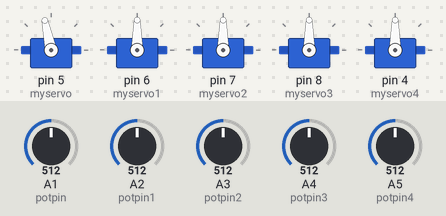
Bench run of a sketch on a simulated Arduino Uno, built with avr-gcc and run on an emulated ATmega328P. Parts: 5 × servo. Inputs (shaded band) come from the test bench; at power-on: A1 (potpin) = 512, A2 (potpin1) = 512, A3 (potpin2) = 512, A4 (potpin3) = 512, A5 (potpin4) = 512.

Above: at 1.2 s.
1.3 s: A1 (potpin) set to 716
At 1.6 s:
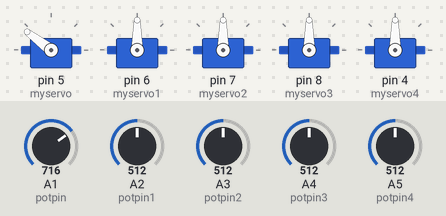
2.8 s: A2 (potpin1) set to 716
At 4.0 s:
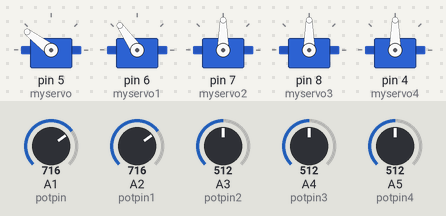
4.3 s: A3 (potpin2) set to 716
At 5.3 s:
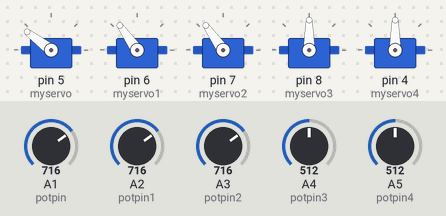
5.8 s: A4 (potpin3) set to 716
At 7.0 s:
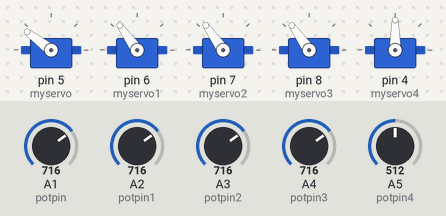
7.3 s: A5 (potpin4) set to 716
At 8.3 s:
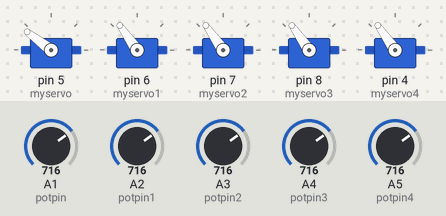
8.8 s: A1 (potpin) set to 992
At 9.6 s:
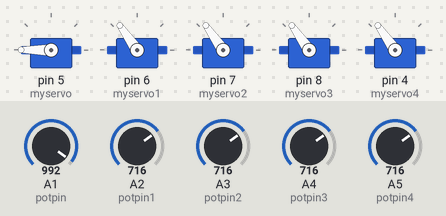
Timing chart, 0 to 11.3 s (numbered marks = the images above; inputs shaded):
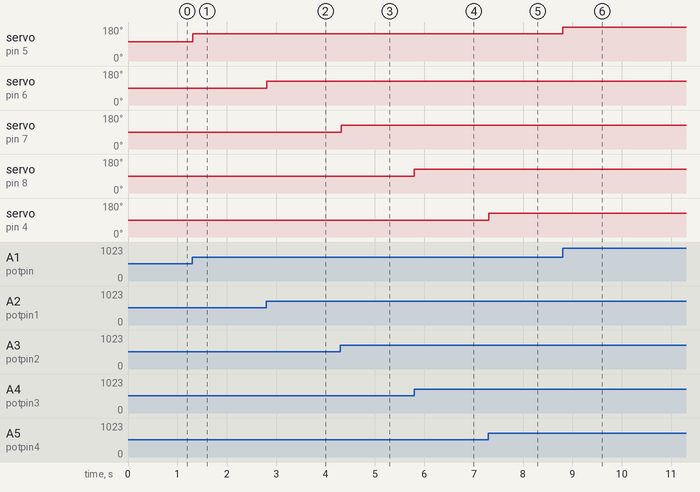

Measured:
- after the input at 1.3 s, servo on pin 5 (myservo): 102° → 143° at once
- after the input at 2.8 s, servo on pin 6 (myservo1): 90° → 125° at once
- after the input at 4.3 s, servo on pin 7 (myservo2): 90° → 125° at once
- after the input at 5.8 s, servo on pin 8 (myservo3): 90° → 125° at once
- after the input at 7.3 s, servo on pin 4 (myservo4): 90° → 125° at once
- after the input at 8.8 s, servo on pin 5 (myservo): 143° → 180° at once

The sketch:

Robot_Hand_Code.ino
```cpp
#include <Servo.h>
Servo myservo;
Servo myservo1;
Servo myservo2;
Servo myservo3;
Servo myservo4;

int potpin = 1;
int potpin1 = 2;
int potpin2 = 3;
int potpin3 = 4;
int potpin4 = 5;

int val;
int val1;
int val2;
int val3;
int val4;

void setup()
{
  myservo.attach(5);
  myservo1.attach(6);
  myservo2.attach(7);
  myservo3.attach(8);
  myservo4.attach(4);
}

void loop()
{
  val = analogRead(potpin);
  val1 = analogRead(potpin1);
  val2 = analogRead(potpin2);
  val3 = analogRead(potpin3);
  val4 = analogRead(potpin4);

  val = map(val, 0, 900, 0, 180);
  val1 = map(val1, 0, 1023, 0, 180);
  val2 = map(val2, 0, 1023, 0, 180);
  val3 = map(val3, 0, 1023, 0, 180);
  val4 = map(val4, 0, 1023, 0, 180);

  myservo.write(val);
  myservo1.write(val1);
  myservo2.write(val2);
  myservo3.write(val3);
  myservo4.write(val4);

  delay(15);
}
```
